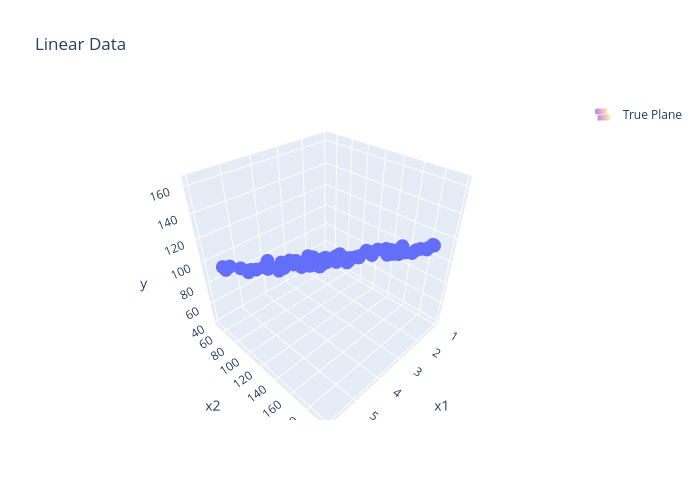
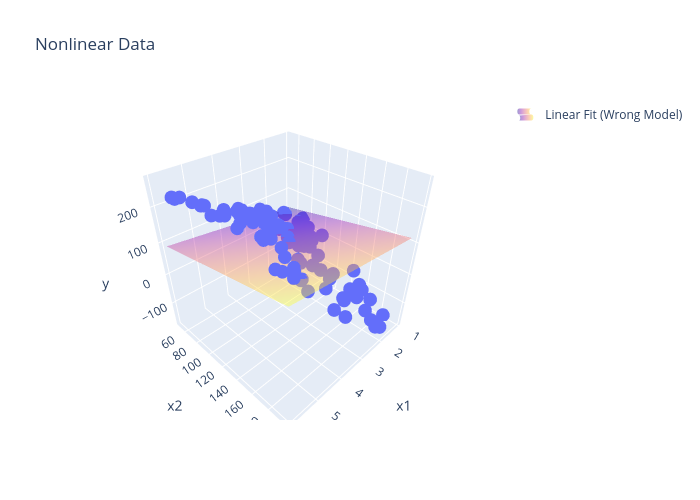

Notebook cell for these charts, in order:
### Markdown cell above
### Linearity

### Code cell
np.random.seed(1742) # for reproducibility of random numbers

n = 100 # number of observation/sample size

# Features
x_1 = np.random.uniform(1, 6, n) # e.g. number of rooms
x_2 = np.random.uniform(50, 200, n) # e.g. house size

X = np.column_stack([np.ones(n), x_1, x_2]) # regresion matrix

beta = np.array([5, 10, 0.5]) # parameter vector


# Linear data
true_y = X @ beta
error = np.random.normal(0, 2, n)
y = true_y + error

res = y - (X @ beta) # residuals


# Nonlinear data
true_y_nl = (
    5
    + 10 * x_1
    + 0.5 * x_2
    + 2 * (x_1**2) # curvature
    - 0.01 * (x_2**2) # curvature
    + 0.3 * (x_1 * x_2) # interaction
)

y_nl = true_y_nl + error

# linear model applied to nonlinear data to to show that a linear model is inappropriate
y_hat_linear = X @ beta
res_nl = y_nl - y_hat_linear


# 3D Plot Linear data
fig1 = px.scatter_3d(
    x=x_1, y=x_2, z=y,
    title="Linear Data",
    labels={'x':'x1', 'y':'x2', 'z':'y'}
)

# Create grid
grid_x1, grid_x2 = np.meshgrid(
    np.linspace(x_1.min(), x_1.max(), 20),
    np.linspace(x_2.min(), x_2.max(), 20)
)

grid_y = 5 + 10*grid_x1 + 0.5*grid_x2  # true linear model

# Add plane
fig1.add_traces(
    go.Surface(
        x=grid_x1,
        y=grid_x2,
        z=grid_y,
        opacity=0.4,
        showscale=False,
        name="True Plane",
        showlegend=True  
    )
)

fig1.update_layout(width=700, height=500)
fig1.show()


# 3D Plot Nonlinear data
fig2 = px.scatter_3d(
    x=x_1, y=x_2, z=y_nl,
    title="Nonlinear Data",
    labels={'x':'x1', 'y':'x2', 'z':'y'}
)

# Same linear plane (wrong model)
fig2.add_traces(
    go.Surface(
        x=grid_x1,
        y=grid_x2,
        z=grid_y,
        opacity=0.4,
        showscale=False,
        name="Linear Fit (Wrong Model)",
        showlegend=True  
    )
)


fig2.update_layout(width=700, height=500)
fig2.show()


# Residuals Plot
fig, axes = plt.subplots(2, 2, figsize=(10,8))

# Linear case
axes[0,0].scatter(x_1, res)
axes[0,0].axhline(0, linestyle="--")
axes[0,0].set_title("Linear: residuals vs x1")

axes[0,1].scatter(x_2, res)
axes[0,1].axhline(0, linestyle="--")
axes[0,1].set_title("Linear: residuals vs x2")


# Nonlinear case
axes[1,0].scatter(x_1, res_nl)
axes[1,0].axhline(0, linestyle="--")
axes[1,0].set_title("Nonlinear: residuals vs x1")

axes[1,1].scatter(x_2, res_nl)
axes[1,1].axhline(0, linestyle="--")
axes[1,1].set_title("Nonlinear: residuals vs x2")

plt.tight_layout()
plt.show()

### Figure 1 — Plotly figure (JSON) as saved in the notebook; plotly's stock layout.template omitted (floating-point values rounded to 4 significant figures; data arrays with more than 128 entries replaced by an {"elided": "..."} marker saying what was removed)
{"data": [{"hovertemplate": "x1=%{x}<br>x2=%{y}<br>y=%{z}<extra></extra>", "legendgroup": "", "marker": {"color": "#636efa", "symbol": "circle"}, "mode": "markers", "name": "", "scene": "scene", "showlegend": false, "type": "scatter3d", "x": [1.473, 1.873, 2.217, 5.668, 4.268, 3.111, 1.457, 1.72, 2.878, 2.936, 1.083, 4.58, 1.427, 4.921, 2.222, 1.404, 4.336, 2.23, 5.512, 2.552, 5.071, 2.756, 1.064, 4.367, 3.221, 2.257, 4.047, 2.703, 5.403, 2.17, 5.447, 3.485, 3.352, 5.923, 3.378, 5.237, 2.378, 1.921, 3.286, 5.589, 5.668, 2.302, 3.215, 1.745, 4.925, 4.782, 1.301, 5.219, 1.667, 3.966, 3.199, 5.044, 3.133, 4.572, 4.028, 4.806, 2.237, 2.533, 2.668, 5.623, 4.68, 3.438, 4.734, 2.952, 3.814, 1.078, 3.886, 2.259, 3.575, 3.16, 4.192, 1.563, 4.968, 4.41, 3.451, 2.57, 4.791, 4.813, 3.558, 5.16, 3.511, 3.834, 3.888, 4.237, 3.737, 5.965, 3.493, 1.938, 1.995, 1.725, 2.196, 3.241, 2.444, 4.124, 3.925, 2.565, 2.83, 1.091, 3.878, 3.382], "y": [78.8, 105.7, 96.78, 177.0, 126.8, 124.3, 159.9, 64.94, 90.96, 93.91, 184.9, 152.0, 163.1, 178.4, 99.79, 88.8, 195.6, 196.8, 115.3, 122.7, 120.4, 99.25, 72.17, 70.3, 113.8, 173.9, 152.9, 154.4, 130.1, 170.4, 176.4, 105.7, 50.16, 85.15, 85.46, 109.2, 104.9, 192.8, 52.78, 84.22, 57.59, 55.1, 153.3, 94.14, 185.1, 57.2, 171.6, 108.3, 82.19, 148.0, 180.0, 68.37, 161.7, 126.9, 118.2, 136.7, 165.4, 70.15, 154.3, 59.64, 164.3, 71.11, 131.3, 98.14, 110.6, 144.1, 175.9, 191.9, 78.16, 101.3, 136.3, 57.91, 69.58, 129.9, 150.3, 110.5, 175.5, 168.9, 101.9, 178.4, 93.2, 67.28, 81.45, 87.63, 89.76, 126.0, 123.7, 196.8, 110.2, 86.35, 183.5, 179.5, 50.33, 100.4, 197.7, 133.4, 123.1, 100.4, 85.51, 85.79], "z": [61.31, 75.4, 76.1, 148.1, 108.0, 95.53, 104.4, 56.92, 77.05, 81.8, 110.2, 124.2, 99.56, 146.4, 74.79, 62.77, 149.3, 124.9, 117.9, 91.64, 118.2, 84.84, 52.39, 81.95, 92.02, 117.4, 121.6, 109.1, 120.3, 109.8, 146.9, 96.93, 63.06, 110.9, 80.66, 113.2, 80.19, 120.9, 61.11, 104.6, 95.27, 54.34, 114.1, 68.31, 143.7, 80.47, 103.5, 116.5, 65.77, 116.7, 125.7, 86.82, 119.0, 110.9, 107.7, 120.6, 108.8, 65.15, 111.2, 92.86, 134.8, 75.69, 116.7, 84.43, 95.61, 89.8, 135.5, 123.8, 80.26, 86.32, 110.3, 48.13, 88.66, 119.1, 114.2, 85.56, 141.7, 137.0, 92.21, 146.2, 85.39, 76.25, 85.36, 92.24, 90.08, 126.8, 99.97, 125.3, 76.98, 67.87, 116.3, 130.5, 55.01, 96.04, 145.0, 97.08, 93.37, 64.98, 90.4, 82.14]}, {"name": "True Plane", "opacity": 0.4, "showlegend": true, "showscale": false, "type": "surface", "x": {"elided": "20x20 float values"}, "y": {"elided": "20x20 float values"}, "z": {"elided": "20x20 float values"}}], "layout": {"height": 500, "legend": {"tracegroupgap": 0}, "scene": {"domain": {"x": [0, 1], "y": [0, 1]}, "xaxis": {"title": {"text": "x1"}}, "yaxis": {"title": {"text": "x2"}}, "zaxis": {"title": {"text": "y"}}}, "title": {"text": "Linear Data"}, "width": 700}}

### Figure 2 — Plotly figure (JSON) as saved in the notebook; plotly's stock layout.template omitted (floating-point values rounded to 4 significant figures; data arrays with more than 128 entries replaced by an {"elided": "..."} marker saying what was removed)
{"data": [{"hovertemplate": "x1=%{x}<br>x2=%{y}<br>y=%{z}<extra></extra>", "legendgroup": "", "marker": {"color": "#636efa", "symbol": "circle"}, "mode": "markers", "name": "", "scene": "scene", "showlegend": false, "type": "scatter3d", "x": [1.473, 1.873, 2.217, 5.668, 4.268, 3.111, 1.457, 1.72, 2.878, 2.936, 1.083, 4.58, 1.427, 4.921, 2.222, 1.404, 4.336, 2.23, 5.512, 2.552, 5.071, 2.756, 1.064, 4.367, 3.221, 2.257, 4.047, 2.703, 5.403, 2.17, 5.447, 3.485, 3.352, 5.923, 3.378, 5.237, 2.378, 1.921, 3.286, 5.589, 5.668, 2.302, 3.215, 1.745, 4.925, 4.782, 1.301, 5.219, 1.667, 3.966, 3.199, 5.044, 3.133, 4.572, 4.028, 4.806, 2.237, 2.533, 2.668, 5.623, 4.68, 3.438, 4.734, 2.952, 3.814, 1.078, 3.886, 2.259, 3.575, 3.16, 4.192, 1.563, 4.968, 4.41, 3.451, 2.57, 4.791, 4.813, 3.558, 5.16, 3.511, 3.834, 3.888, 4.237, 3.737, 5.965, 3.493, 1.938, 1.995, 1.725, 2.196, 3.241, 2.444, 4.124, 3.925, 2.565, 2.83, 1.091, 3.878, 3.382], "y": [78.8, 105.7, 96.78, 177.0, 126.8, 124.3, 159.9, 64.94, 90.96, 93.91, 184.9, 152.0, 163.1, 178.4, 99.79, 88.8, 195.6, 196.8, 115.3, 122.7, 120.4, 99.25, 72.17, 70.3, 113.8, 173.9, 152.9, 154.4, 130.1, 170.4, 176.4, 105.7, 50.16, 85.15, 85.46, 109.2, 104.9, 192.8, 52.78, 84.22, 57.59, 55.1, 153.3, 94.14, 185.1, 57.2, 171.6, 108.3, 82.19, 148.0, 180.0, 68.37, 161.7, 126.9, 118.2, 136.7, 165.4, 70.15, 154.3, 59.64, 164.3, 71.11, 131.3, 98.14, 110.6, 144.1, 175.9, 191.9, 78.16, 101.3, 136.3, 57.91, 69.58, 129.9, 150.3, 110.5, 175.5, 168.9, 101.9, 178.4, 93.2, 67.28, 81.45, 87.63, 89.76, 126.0, 123.7, 196.8, 110.2, 86.35, 183.5, 179.5, 50.33, 100.4, 197.7, 133.4, 123.1, 100.4, 85.51, 85.79], "z": [38.39, 30.1, 56.63, 200.2, 146.0, 76.42, -77.22, 54.18, 89.44, 93.56, -169.3, 144.0, -92.49, 140.1, 51.62, 25.26, 58.79, -120.8, 236.3, 48.01, 207.9, 83.58, 25.6, 162.8, 93.25, -56.98, 106.2, 10.56, 220.3, -60.25, 183.5, 120.0, 110.8, 259.9, 117.1, 220.3, 56.34, -132.3, 106.9, 237.4, 224.3, 72.61, 47.6, 35.05, 123.0, 175.6, -120.8, 223.3, 44.86, 105.2, -4.963, 194.4, 29.14, 165.7, 143.3, 177.0, -43.72, 82.07, 10.88, 221.1, 139.3, 122.1, 175.6, 92.46, 128.9, -68.9, 61.25, -104.0, 128.6, 99.76, 131.2, 46.65, 193.3, 161.1, 67.75, 61.83, 131.7, 142.1, 122.5, 157.4, 121.3, 137.8, 144.2, 162.8, 138.1, 264.6, 101.0, -139.9, 29.51, 43.94, -89.77, 4.024, 78.53, 153.5, 17.83, 34.95, 62.29, -0.5973, 146.8, 118.5]}, {"name": "Linear Fit (Wrong Model)", "opacity": 0.4, "showlegend": true, "showscale": false, "type": "surface", "x": {"elided": "20x20 float values"}, "y": {"elided": "20x20 float values"}, "z": {"elided": "20x20 float values"}}], "layout": {"height": 500, "legend": {"tracegroupgap": 0}, "scene": {"domain": {"x": [0, 1], "y": [0, 1]}, "xaxis": {"title": {"text": "x1"}}, "yaxis": {"title": {"text": "x2"}}, "zaxis": {"title": {"text": "y"}}}, "title": {"text": "Nonlinear Data"}, "width": 700}}
